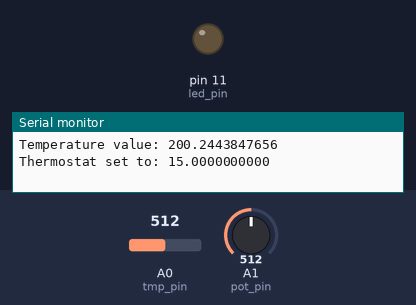
A sketch run on a simulated Arduino Uno, built with avr-gcc and run on an emulated ATmega328P. Shown: output pins drawn as LEDs (lit = HIGH), the last lines printed to the serial monitor. Inputs (shaded band) come from the test bench; at power-on: A0 (tmp_pin) = 512, A1 (pot_pin) = 512.

Above: at 5.8 s.
5.9 s: A0 (tmp_pin) set to 147
11.2 s: A0 (tmp_pin) set to 126
At 15.4 s:
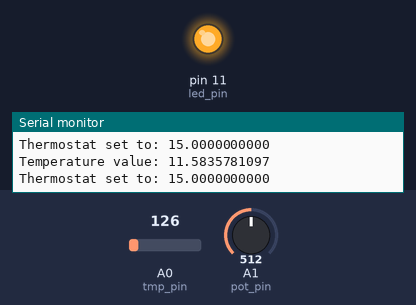
16.5 s: A0 (tmp_pin) set to 306
At 20.4 s:
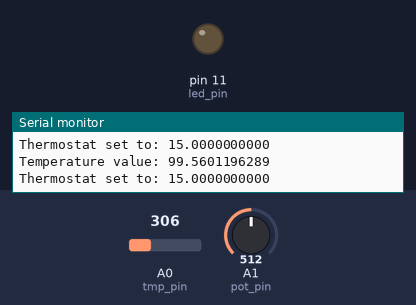
21.5 s: A0 (tmp_pin) set to 122
At 25.4 s:
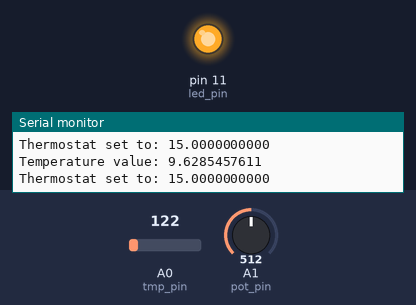
Timing chart, 0 to 26.9 s (numbered marks = the images above; inputs shaded):
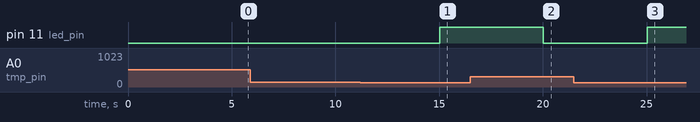

The sketch:

thermostat.ino
```cpp
/*
 * thermostat.ino
 *
 * simple program to read the temperature from a tmp36 every 5s and
 * display on the serial monitor
 */

// set pin numbers
const int led_pin = 11;
const int tmp_pin = A0;
const int pot_pin = A1;

// state machine variables ...
long previous_time  = 0;
long query_interval = 5000;

// thermostat temperature
float setpoint = 0.0;

// CODE

// set up code
void setup()
{
  // set up the serial connection to enable debugging
  Serial.begin(9600);

  // set the pin i/o
  pinMode(led_pin, OUTPUT);
}

// main program
void loop()
{
  // get the current time this time round the loop
  unsigned long current_time = millis();

  // if it's time to query the temperature sensor ...
  if ((current_time - previous_time) >= query_interval)
  {
    // save the time
    previous_time = current_time;

    // get the temperature and print it
    float temperature = get_temperature();
    Serial.print("Temperature value: ");
    Serial.println(temperature, DEC);

    // get the value of the thermostat and print it
    float setpoint = get_setpoint();
    Serial.print("Thermostat set to: ");
    Serial.println(setpoint, DEC);

    // check if the
    if (temperature < setpoint)
    {
      digitalWrite(led_pin, HIGH);
    }
    else
    {
      digitalWrite(led_pin, LOW);
    }
  }
}

// read temperature method
float get_temperature()
{
  // get the value of the tmp36 (we read the analog pin twice in quick succession
  // so that the reading remains stable - see arduino forums for more information)
  analogRead(tmp_pin);
  delay(10);
  int tmp_val = analogRead(tmp_pin);

  // do temperature conversion
  float voltage = (tmp_val * 5.0) / 1023.0;
  float temperature = ((voltage - 0.5) * 1000.0) / 10.0;

  return temperature;
}

// read temperature method
float get_setpoint()
{
  // get the value of the potentiometer (we read the analog pin twice in quick succession
  // so that the reading remains stable - see arduino forums for more information)
  analogRead(pot_pin);
  delay(10);
  int thermostat_val = analogRead(pot_pin);

  // remap to sensible limits (0 - 30)
  thermostat_val = map(thermostat_val, 0, 1023, 0, 30);

  return thermostat_val;
}
```

Measured:
- the behaviour switches between 133 and 132 on A0 (tmp_pin) (found by bisection; images 0 and 1)
- after the input at 11.2 s, pin 11 (led_pin): LOW → HIGH after 3.8 s
- after the input at 16.5 s, pin 11 (led_pin): HIGH → LOW after 3.5 s
- after the input at 21.5 s, pin 11 (led_pin): LOW → HIGH after 3.5 s
